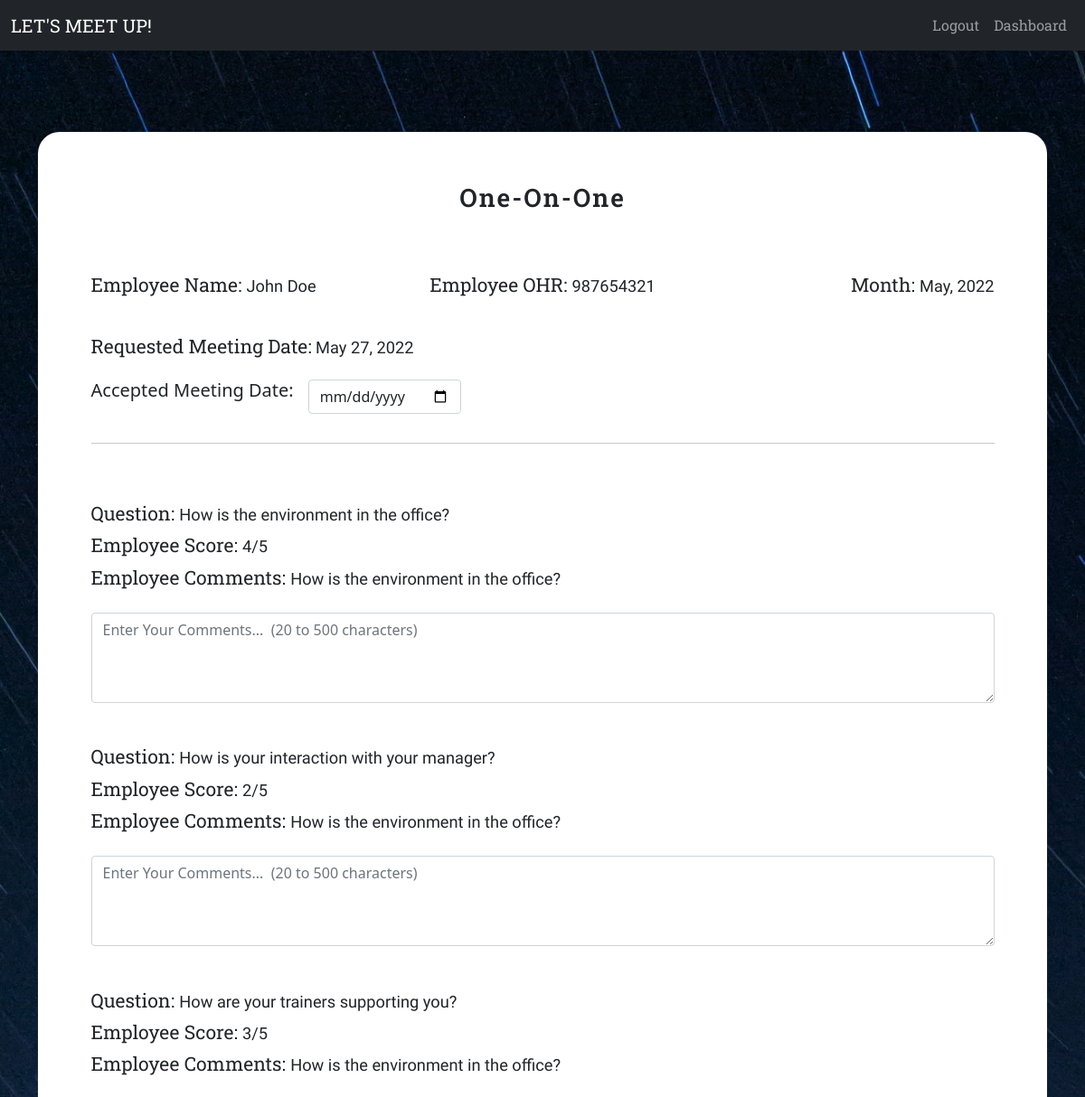
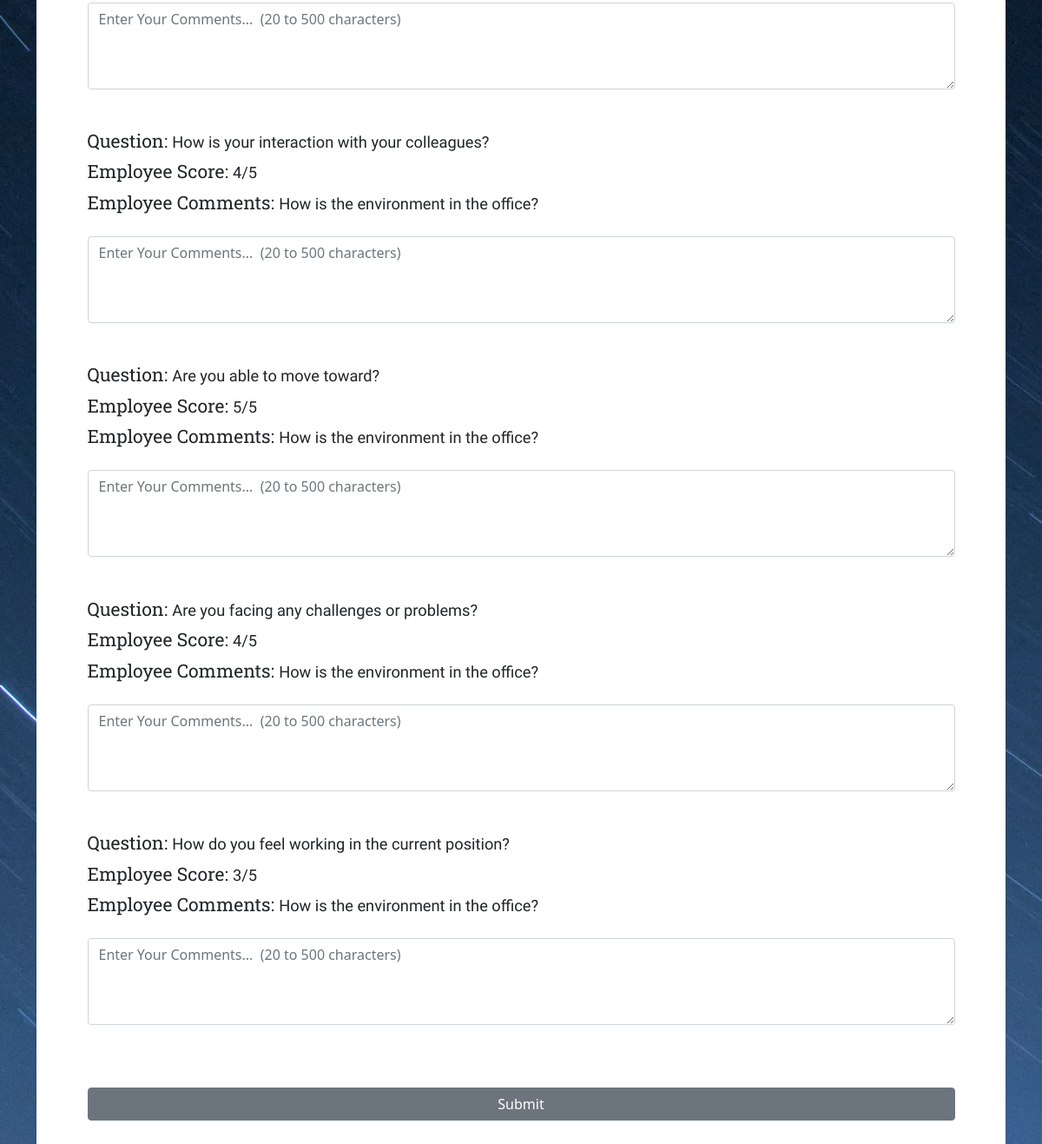
The app's page /open_meetings2/?meet_id=1 (signed in) with its own data (2 pictures, top to bottom).
### main.py (models this page shows)
class User(UserMixin, db.Model):
    __tablename__ = 'users'
    id = db.Column(db.Integer, primary_key=True)
    name = db.Column(db.String(60), nullable=False)
    ohr = db.Column(db.String(20), unique=True, nullable=False)
    work_process = db.Column(db.String(50), nullable=False)
    band = db.Column(db.String(20), nullable=False)
    manager_name = db.Column(db.String(60), nullable=True)
    manager_ohr = db.Column(db.String(60), nullable=True)
    password = db.Column(db.String(1500), nullable=False)
    meeting_data = relationship("MeetingData", back_populates='user')

class MeetingData(db.Model):
    __tablename__ = 'meetingdata'
    id = db.Column(db.Integer, primary_key=True)
    user_id = db.Column(db.Integer, db.ForeignKey('users.id'))
    user = relationship("User", back_populates="meeting_data")
    current_month = db.Column(db.String(30))
    manager_name = db.Column(db.String(50))
    manager_ohr = db.Column(db.String(50))
    requested_meeting_date = db.Column(db.String(50))
    accepted_meeting_date = db.Column(db.String(50))
    question1 = db.Column(db.String(100))
    emp_comment1 = db.Column(db.String(502))
    manager_comment1 = db.Column(db.String(502))
    rating1 = db.Column(db.Integer)
    question2 = db.Column(db.String(100))
    emp_comment2 = db.Column(db.String(502))
    manager_comment2 = db.Column(db.String(502))
    rating2 = db.Column(db.Integer)
    question3 = db.Column(db.String(100))
    emp_comment3 = db.Column(db.String(502))
    manager_comment3 = db.Column(db.String(502))
    rating3 = db.Column(db.Integer)
    question4 = db.Column(db.String(100))
    emp_comment4 = db.Column(db.String(502))
    manager_comment4 = db.Column(db.String(502))
    rating4 = db.Column(db.Integer)
    question5 = db.Column(db.String(100))
    emp_comment5 = db.Column(db.String(502))
    manager_comment5 = db.Column(db.String(502))
    rating5 = db.Column(db.Integer)
    question6 = db.Column(db.String(100))
    emp_comment6 = db.Column(db.String(502))
    manager_comment6 = db.Column(db.String(502))
    rating6 = db.Column(db.Integer)
    question7 = db.Column(db.String(100))
    emp_comment7 = db.Column(db.String(502))
    manager_comment7 = db.Column(db.String(502))
    rating7 = db.Column(db.Integer)
    score = db.Column(db.Float)
    loc = db.Column(db.Integer)

### main.py (the view, shortened to what this page needs)
@app.route('/open_meetings2/', methods=['GET', 'POST'])
def open_meetings2():
    if current_user.band != 'Band 5':
        meeting_id = int(request.args.get('meet_id'))
        meet_data = MeetingData.query.get(meeting_id)
        form = OOOForm2()
        return render_template('meetings/meeting_manager_comment.html', form=form, meeting_data=meet_data,
                               user_active=current_user.is_active)
    else:
        meeting_id = request.args.get('meet_id')
        return redirect(url_for('open_meetings', meet_id=meeting_id))

### web_forms.py
class OOOForm2(FlaskForm):
    m1 = TextAreaField('Manager Comments', validators=[DataRequired(), Length(min=20, max=500)])
    m2 = TextAreaField('Manager Comments', validators=[DataRequired(), Length(min=20, max=500)])
    m3 = TextAreaField('Manager Comments', validators=[DataRequired(), Length(min=20, max=500)])
    m4 = TextAreaField('Manager Comments', validators=[DataRequired(), Length(min=20, max=500)])
    m5 = TextAreaField('Manager Comments', validators=[DataRequired(), Length(min=20, max=500)])
    m6 = TextAreaField('Manager Comments', validators=[DataRequired(), Length(min=20, max=500)])
    m7 = TextAreaField('Manager Comments', validators=[DataRequired(), Length(min=20, max=500)])
    submit = SubmitField('Submit')

### main.py (called while the page is built)
@login_manager.user_loader
def load_user(user_id):
    return User.query.get(int(user_id))

### templates/meetings/meeting_manager_comment.html (shortened to what this page needs)
{% extends './base.html' %}
{% block custom_css %}<link href="{{ url_for('static', filename='css/ooo_form.css') }}" rel="stylesheet">{% endblock %}
{% block content %}
<div class="container body-normal-content-div">
    <div class="form-box-div">
        <div class="row col-md-11 mx-auto">
    <form method="POST" role="form" action="{{ url_for('open_meetings2', meet_id=meeting_data.id) }}">
        <h3 class="form-welcome-text">One-On-One</h3>
        <div class="row form-emp-info">
            <div class="col">
                <h5 class="d-inline">Employee Name: </h5><span>{{ meeting_data.user.name }}</span>
            </div>
            <div class="col text-center">
                <h5 class="d-inline">Employee OHR: </h5><span>{{ meeting_data.user.ohr }}</span>
            </div>
            <div class="col text-end">
                <h5 class="d-inline">Month: </h5><span>{{ meeting_data.current_month }}</span>
            </div>
        </div>
        <div class="row mt-4 pt-3 form-emp-info">
            <div class="col">
                <h5 class="d-inline-block">Requested Meeting Date: </h5><span> {{ meeting_data.requested_meeting_date }}</span>
            </div>
        </div>
        <div class="col mt-3">
            <div class="input-group">
                <h5>Accepted Meeting Date: </h5>
                <input type="date" class="mx-3 mb-3" id="meeting_date" name="meeting_date" required>
            </div>
        </div>
        <hr class="separator">
        <div class="question_div">
            <div class="pb-2"><span class="h5 ques">Question: </span><span class="ans">{{ meeting_data.question1 }}</span></div>
            <div class="pb-2"><span class="h5 ques">Employee Score: </span><span class="ans">{{ meeting_data.rating1 }}/5</span></div>
            <div class="pb-4"><span class="h5 ques">Employee Comments: </span><span class="ans">{{ meeting_data.emp_comment1 }}</span></div>
            {{ form.m1(class_="form-control ooo-form-textarea", placeholder="Enter Your Comments...  (20 to 500 characters)", maxlength="500") }}
        </div>
        <div class="question_div">
            <div class="pb-2"><span class="h5 ques">Question: </span><span class="ans">{{ meeting_data.question2 }}</span></div>
            <div class="pb-2"><span class="h5 ques">Employee Score: </span><span class="ans">{{ meeting_data.rating2 }}/5</span></div>
            <div class="pb-4"><span class="h5 ques">Employee Comments: </span><span class="ans">{{ meeting_data.emp_comment2 }}</span></div>
            {{ form.m2(class_="form-control ooo-form-textarea", placeholder="Enter Your Comments...  (20 to 500 characters)", maxlength="500") }}
        </div>
        <div class="question_div">
            <div class="pb-2"><span class="h5 ques">Question: </span><span class="ans">{{ meeting_data.question3 }}</span></div>
            <div class="pb-2"><span class="h5 ques">Employee Score: </span><span class="ans">{{ meeting_data.rating3 }}/5</span></div>
            <div class="pb-4"><span class="h5 ques">Employee Comments: </span><span class="ans">{{ meeting_data.emp_comment3 }}</span></div>
            {{ form.m3(class_="form-control ooo-form-textarea", placeholder="Enter Your Comments...  (20 to 500 characters)", maxlength="500") }}
        </div>
        <div class="question_div">
            <div class="pb-2"><span class="h5 ques">Question: </span><span class="ans">{{ meeting_data.question4 }}</span></div>
            <div class="pb-2"><span class="h5 ques">Employee Score: </span><span class="ans">{{ meeting_data.rating4 }}/5</span></div>
            <div class="pb-4"><span class="h5 ques">Employee Comments: </span><span class="ans">{{ meeting_data.emp_comment4 }}</span></div>
            {{ form.m4(class_="form-control ooo-form-textarea", placeholder="Enter Your Comments...  (20 to 500 characters)", maxlength="500") }}
        </div>
        <div class="question_div">
            <div class="pb-2"><span class="h5 ques">Question: </span><span class="ans">{{ meeting_data.question5 }}</span></div>
            <div class="pb-2"><span class="h5 ques">Employee Score: </span><span class="ans">{{ meeting_data.rating5 }}/5</span></div>
            <div class="pb-4"><span class="h5 ques">Employee Comments: </span><span class="ans">{{ meeting_data.emp_comment5 }}</span></div>
            {{ form.m5(class_="form-control ooo-form-textarea", placeholder="Enter Your Comments...  (20 to 500 characters)", maxlength="500") }}
        </div>
        <div class="question_div">
            <div class="pb-2"><span class="h5 ques">Question: </span><span class="ans">{{ meeting_data.question6 }}</span></div>
            <div class="pb-2"><span class="h5 ques">Employee Score: </span><span class="ans">{{ meeting_data.rating6 }}/5</span></div>
            <div class="pb-4"><span class="h5 ques">Employee Comments: </span><span class="ans">{{ meeting_data.emp_comment6 }}</span></div>
            {{ form.m6(class_="form-control ooo-form-textarea", placeholder="Enter Your Comments...  (20 to 500 characters)", maxlength="500") }}
        </div>
        <div class="question_div">
            <div class="pb-2"><span class="h5 ques">Question: </span><span class="ans">{{ meeting_data.question7 }}</span></div>
            <div class="pb-2"><span class="h5 ques">Employee Score: </span><span class="ans">{{ meeting_data.rating7 }}/5</span></div>
            <div class="pb-4"><span class="h5 ques">Employee Comments: </span><span class="ans">{{ meeting_data.emp_comment7 }}</span></div>
            {{ form.m7(class_="form-control ooo-form-textarea", placeholder="Enter Your Comments...  (20 to 500 characters)", maxlength="500") }}
        </div>
        <div class="text-center d-grid gap-2">
            {{ form.submit(class="btn btn-secondary my-4", id="OOO-form2 form-button") }}
        </div>
    </form>
    </div>
    </div>
</div>
{% endblock %}

### static/css/base.css (style rules this page uses)
.body-normal-content-div { padding-top: 7.5%; }

### static/css/ooo_form.css (style rules this page uses)
body { background-image: url('../Images/OOO_form_bg.jpg'); background-repeat: no-repeat; background-size: cover; }
.form-box-div { box-shadow: rgba(60, 64, 67, 0.3) 0px 1px 2px 0px, rgba(60, 64, 67, 0.15) 0px 1px 3px 1px; padding: 5% 0; background-color: #fff; border-radius: 24px; margin-bottom: 7.5%; }
.form-welcome-text { padding-bottom: 6%; text-align: center; letter-spacing: 2px; font-family: 'Roboto Slab', serif; font-weight: 600; }
#meeting_date { padding: 0.375rem 0.75rem; font-size: 1rem; font-weight: 400; line-height: 1.5; color: #212529; background-color: #fff; background-clip: padding-box; border: 1px solid #ced4da; appearance: none; border-radius: 0.25rem; transition: border-color .15s ease-in-out,box-shadow .15s ease-in-out; }
.form-emp-info h5 { font-family: 'Roboto Slab', serif; font-weight: 400; font-size: 1.32rem; }
.form-emp-info span { font-family: 'Oxygen', sans-serif; font-weight: 300; font-size: 1.14rem; }
.separator { margin-bottom: 6.5%; }
.question_div { margin-bottom: 4.74%; }
.ooo-form-textarea { height: 100px; }
.ques { font-family: 'Roboto Slab', serif; font-weight: 400; font-size: 1.32rem; }
.ans { font-family: 'Oxygen', sans-serif; font-weight: 300; font-size: 1.14rem; }

### records on screen
User: user.name "John Doe", user.ohr "987654321"
MeetingData: current_month "May, 2022", requested_meeting_date "May 27, 2022", question1 "How is the environment in the office?", rating1 "4", emp_comment1 "How is the environment in the office?", question2 "How is your interaction with your manager?", rating2 "2", emp_comment2 "How is the environment in the office?", question3 "How are your trainers supporting you?", rating3 "3", emp_comment3 "How is the environment in the office?", question4 "How is your interaction with your colleagues?", rating4 "4", emp_comment4 "How is the environment in the office?", question5 "Are you able to move toward?", rating5 "5", emp_comment5 "How is the environment in the office?", question6 "Are you facing any challenges or problems?", rating6 "4", emp_comment6 "How is the environment in the office?", question7 "How do you feel working in the current position?", rating7 "3", emp_comment7 "How is the environment in the office?"
